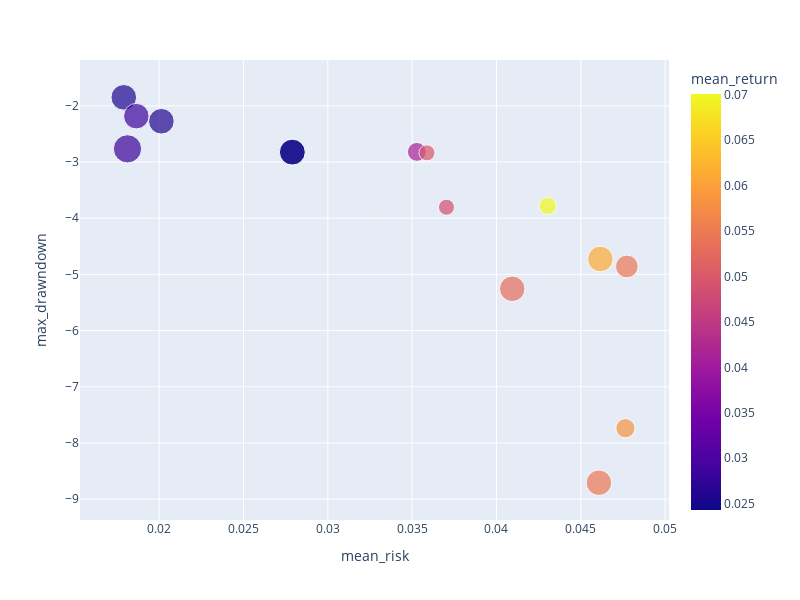

The notebook cell saved with this chart:
### Code cell
fig = px.scatter(df_metrics_res, x = 'mean_risk', y = 'max_drawndown', size='max_recovery',  
                 color="mean_return", hover_name = 'clust_method', width=800, height=600)
fig.show()

### Figure 1 — Plotly figure (JSON) as saved in the notebook; plotly's stock layout.template omitted (floating-point values rounded to 4 significant figures)
{"data": [{"hovertemplate": "<b>%{hovertext}</b><br><br>mean_risk=%{x}<br>max_drawndown=%{y}<br>max_recovery=%{marker.size}<br>mean_return=%{marker.color}<extra></extra>", "hovertext": ["tabl_Birc", "orig_Birc", "orig_Kmea", "orig_Aggl", "original_n", "orig_orig", "tabl_Aggl", "tabl_Kmea", "tabl_Gaus", "orig_rand", "tabl_Spec", "orig_Gaus", "tabl_Mini", "orig_Mini", "orig_Spec"], "legendgroup": "", "marker": {"color": [0.02567, 0.02839, 0.02849, 0.02622, 0.02431, 0.02431, 0.0413, 0.04999, 0.04851, 0.05298, 0.07009, 0.05447, 0.06135, 0.05834, 0.05453], "coloraxis": "coloraxis", "size": [107, 130, 106, 107, 109, 109, 58, 42, 42, 106, 50, 106, 107, 60, 84], "sizemode": "area", "sizeref": 0.325, "symbol": "circle"}, "mode": "markers", "name": "", "orientation": "v", "showlegend": false, "type": "scatter", "x": [0.01791, 0.01812, 0.01865, 0.02013, 0.0279, 0.0279, 0.03528, 0.03588, 0.03704, 0.04093, 0.04304, 0.04607, 0.04616, 0.04764, 0.04773], "xaxis": "x", "y": [-1.848, -2.765, -2.183, -2.274, -2.823, -2.823, -2.819, -2.836, -3.804, -5.256, -3.781, -8.708, -4.726, -7.738, -4.859], "yaxis": "y"}], "layout": {"coloraxis": {"colorbar": {"title": {"text": "mean_return"}}, "colorscale": [[0, "#0d0887"], [0.1111, "#46039f"], [0.2222, "#7201a8"], [0.3333, "#9c179e"], [0.4444, "#bd3786"], [0.5556, "#d8576b"], [0.6667, "#ed7953"], [0.7778, "#fb9f3a"], [0.8889, "#fdca26"], [1, "#f0f921"]]}, "height": 600, "legend": {"itemsizing": "constant", "tracegroupgap": 0}, "margin": {"t": 60}, "width": 800, "xaxis": {"anchor": "y", "domain": [0, 1], "title": {"text": "mean_risk"}}, "yaxis": {"anchor": "x", "domain": [0, 1], "title": {"text": "max_drawndown"}}}}
